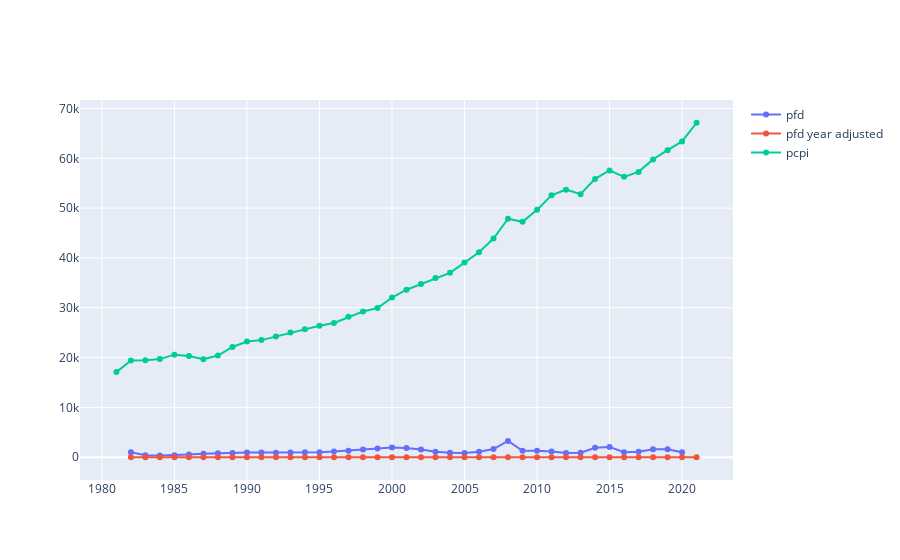

Notebook cell for this chart:
### Code cell
# Create a plotly line chart that shows multiple lines for the pcpi and pfd
# We'll use the plotly library to do this
# Import the plotly library
import plotly.graph_objects as go

# import cpi as cpi
# Create a figure
fig = go.Figure()

# Add a scatter trace for the pfd
fig.add_trace(go.Scatter(x=pfd["year"], y=pfd["pfd"], name="pfd",
mode="lines+markers+text",
))
# Add a scatter trace for the pcpi
# fig.add_trace(go.Scatter(x=pcpi["date"], y=pcpi["pcpi"], name="pcpi"))
# Add a scatter trace for the pcpi
fig.add_trace(
    go.Scatter(
        x=pcpi["date"],
        y=pcpi["pfd_year_amount"],
        name="pfd year adjusted",
        mode="lines+markers+text",
    )
)
# Add spikelines that show on hover
fig.add_trace(
    go.Scatter(
        x=pcpi["date"],
        y=pcpi["pcpi"],
        name="pcpi",
        mode="lines+markers+text",
        # textposition="top center",
        # text=pcpi["pcpi"],
        hoverinfo="text+y+name",
    )
)
